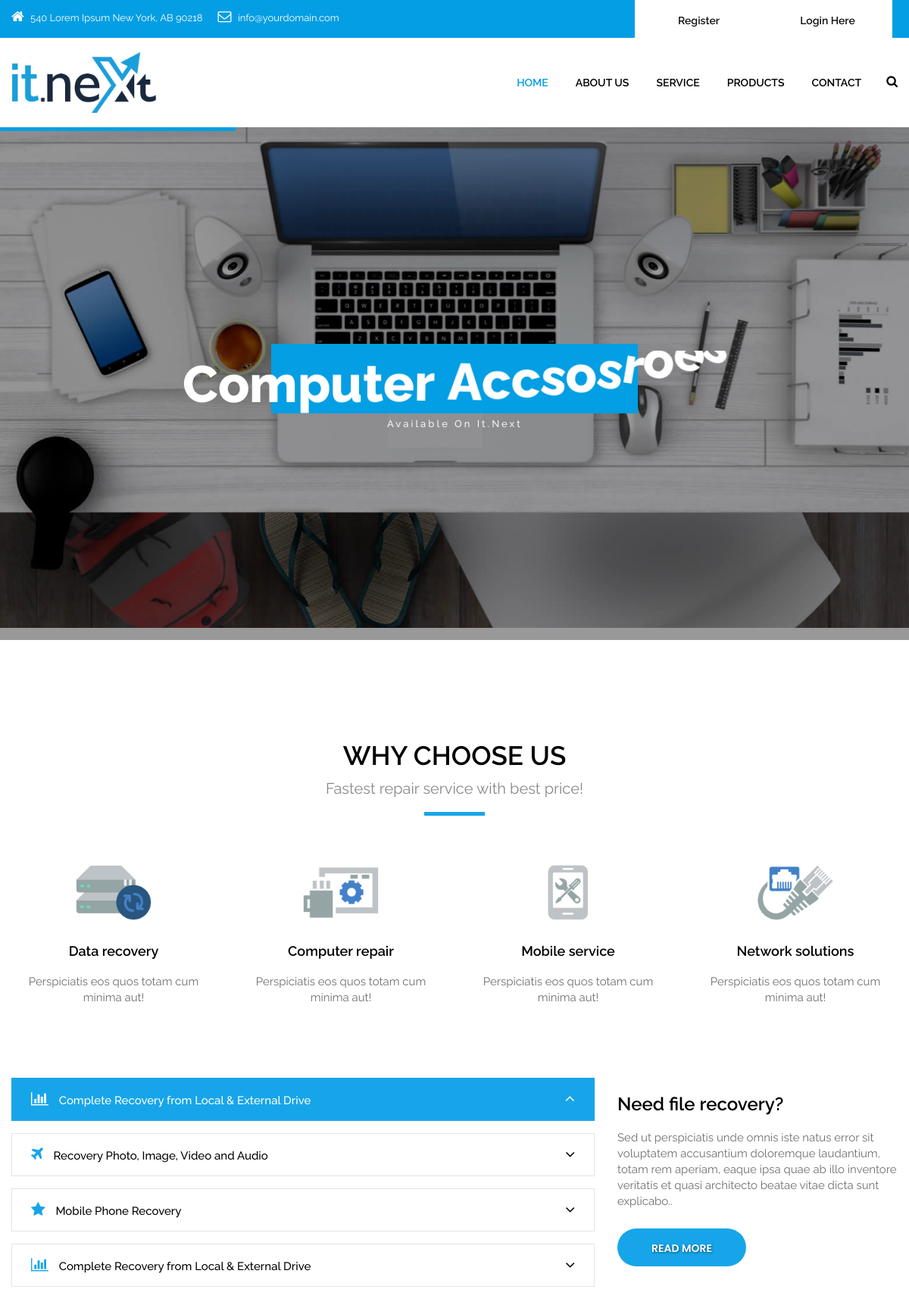
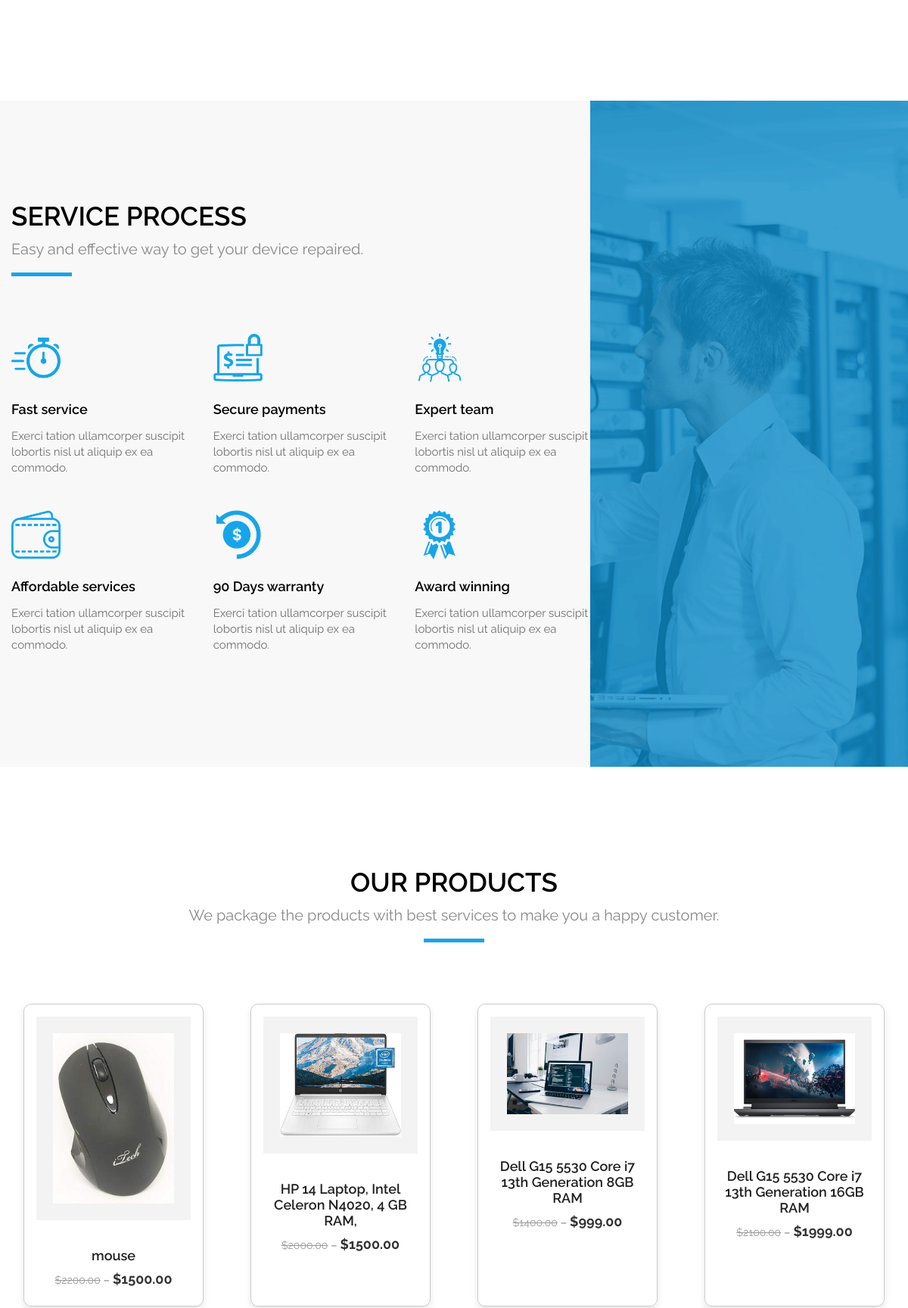
The page / (upper part) on the database its author committed (2 pictures, top to bottom).
### shop/models.py (models this page shows, shortened)
class Product(models.Model):
    name = models.CharField(max_length=255)
    description = models.TextField()
    image = models.ImageField(upload_to='products/')
    old_price = models.DecimalField(max_digits=10, decimal_places=2)
    new_price = models.DecimalField(max_digits=10, decimal_places=2)
    rating = models.IntegerField(default=0)

### shop/views.py (the view)
# urls.py: path('', views.home_view, name='home'),
def home_view(request):
    products = Product.objects.all()
    context = {
        'products': products,
        'range': range(1, 6)
    }
    return render(request, 'home/home.html', context)

### shop/templates/home/home.html (shortened to what this page needs)
{% load static %}
<!DOCTYPE html>
<html lang="en">
<head>
<link rel="stylesheet" href="/static/css/bootstrap.min.css" />
<link rel="stylesheet" href="/static/css/style.css" />
<link rel="stylesheet" href="/static/css/responsive.css" />
<link rel="stylesheet" href="/static/css/colors1.css" />
<link rel="stylesheet" href="/static/css/custom.css" />
<link rel="stylesheet" href="/static/css/animate.css" />
<link rel="stylesheet" type="text/css" href="/static/revolution/css/settings.css" />
<link rel="stylesheet" type="text/css" href="/static/revolution/css/layers.css" />
<link rel="stylesheet" type="text/css" href="/static/revolution/css/navigation.css" />
</head>
<body id="default_theme" class="it_service">
    {% include 'header/header.html' %}
    {% include 'header/slider.html' %}
    {% include 'sections/section_why.html' %}
    {% include 'sections/services.html' %}
    {% include 'sections/our_products.html' %}
</body>
</html>

### shop/templates/sections/our_products.html (shortened to what this page needs)
{% load static %}
<!DOCTYPE html>
<html lang="en">
<head>
    <link rel="stylesheet" href="{% static 'css/style.css' %}">
</head>
<body>
    <div class="section padding_layout_1">
        <div class="container">
            <div class="row">
                <div class="col-md-12">
                    <div class="full">
                        <div class="main_heading text_align_center">
                            <h2>Our Products</h2>
                            <p class="large">We package the products with best services to make you a happy customer.</p>
                        </div>
                    </div>
                </div>
            </div>
            <div class="row">
                {% for product in products %}
                    <div class="col-lg-3 col-md-6 col-sm-6 col-xs-12 margin_bottom_30_all">
                        <div class="product_list">
                            <div class="product_img">
                                <img class="img-responsive" src="{{ product.image.url }}" alt="{{ product.name }}">
                            </div>
                            <div class="product_detail_btm">
                                <div class="center">
                                    <h4><a href="{% url 'product_detail' product.id %}">{{ product.name }}</a></h4>
                                </div>
                                <div class="product_price">
                                    <p><span class="old_price">${{ product.old_price }}</span> – <span class="new_price">${{ product.new_price }}</span></p>
                                </div>
                            </div>
                        </div>
                    </div>
                {% endfor %}
            </div>
        </div>
    </div>
</body>
</html>

### static/css/style.css (style rules this page uses)
* { margin: 0; padding: 0; outline: none !important; box-sizing: border-box; }
html, body { color: #898989; font-size: 15px; font-family: 'Raleway', sans-serif; line-height: normal; font-weight: 400; overflow-x: hidden; }
body { overflow-x: hidden; }
a { color: #1f1f1f; text-decoration: none !important; outline: none !important; -webkit-transition: all .3s ease-in-out; -moz-transition: all .3s ease-in-out; -ms-transition: all .3s ease-in-out; -o-transition: all .3s ease-in-out; transition: all .3s ease-in-out; }
h1, h2, h3, h4, h5, h6 { letter-spacing: 0; font-weight: normal; position: relative; padding: 0; font-weight: normal; line-height: normal; color: #1f1f1f; margin: 0 }
h4 { font-size: 16px }
h1 a, h2 a, h3 a, h4 a, h5 a, h6 a { color: #212121; text-decoration: none!important; opacity: 1 }
a { color: #000; text-decoration: none; outline: none; }
a, .btn { text-decoration: none !important; outline: none !important; -webkit-transition: all .3s ease-in-out; -moz-transition: all .3s ease-in-out; -ms-transition: all .3s ease-in-out; -o-transition: all .3s ease-in-out; transition: all .3s ease-in-out; }
.img-responsive { max-width: 100%; }
h2 { font-size: 35px; color: #000; line-height: 36px; font-weight: 600; position: relative; margin-bottom: 15px; text-transform: uppercase; margin-top: 15px; }
h4 { font-size: 18px; color: #000; line-height: 21px; font-weight: 600; text-transform: none; margin: 30px 0 20px 0; }
p { color: #707070; font-size: 15px; line-height: 21px; }
p.large { color: #898989; font-size: 20px; font-weight: 400; margin: 0 0 10px 0; }
.container { width: 1200px; max-width: 1200px; }
.full { width: 100%; float: left; margin: 0; padding: 0; }
.text_align_center { text-align: center; }
.center { width: 100%; display: flex; justify-content: center; }
.margin_bottom_30_all { margin-bottom: 30px; }
.section { float: left; width: 100%; }
.main_heading { position: relative; margin-bottom: 65px; }
.main_heading::after { content: ""; display: block; margin: 20px auto 0; width: 80px; height: 5px; background: #17a5e9; }
.padding_layout_1 { padding-top: 120px; padding-bottom: 115px; }
.product_list { min-height: 400px; transition: ease all 0.5s; }
.product_img { overflow: hidden; background: #f3f3f3; }
.product_img img { padding: 22px; }
.product_detail_btm h4 { margin: 20px 0 10px 0; text-align: center; }
.product_price p { margin: 0; text-align: center; }
.old_price { font-size: 14px; color: #737373; text-decoration: line-through; }
.new_price { font-size: 18px; font-weight: 600; color: #000; }

### shop/templates/sections/our_products.html (style rules this page uses)
.product_list { border: 1px solid #ccc; border-radius: 10px; padding: 16px; margin: 16px; box-shadow: 0 4px 8px rgba(0, 0, 0, 0.1); text-align: center; }
.product_img img { border-radius: 10px; max-width: 100%; height: auto; }
.product_detail_btm { margin-top: 16px; }
.product_price .old_price { text-decoration: line-through; color: #999; }
.product_price .new_price { font-weight: bold; color: #333; }

### rows shown on the page
Product: image (picture), name "mouse", old_price "2200.00", new_price "1500.00"
Product: image (picture), name "HP 14 Laptop, Intel Celeron N4020, 4 GB RAM,", old_price "2000.00", new_price "1500.00"
Product: image (picture), name "Dell G15 5530 Core i7 13th Generation 8GB RAM", old_price "1400.00", new_price "999.00"
Product: image (picture), name "Dell G15 5530 Core i7 13th Generation 16GB RAM", old_price "2100.00", new_price "1999.00"
